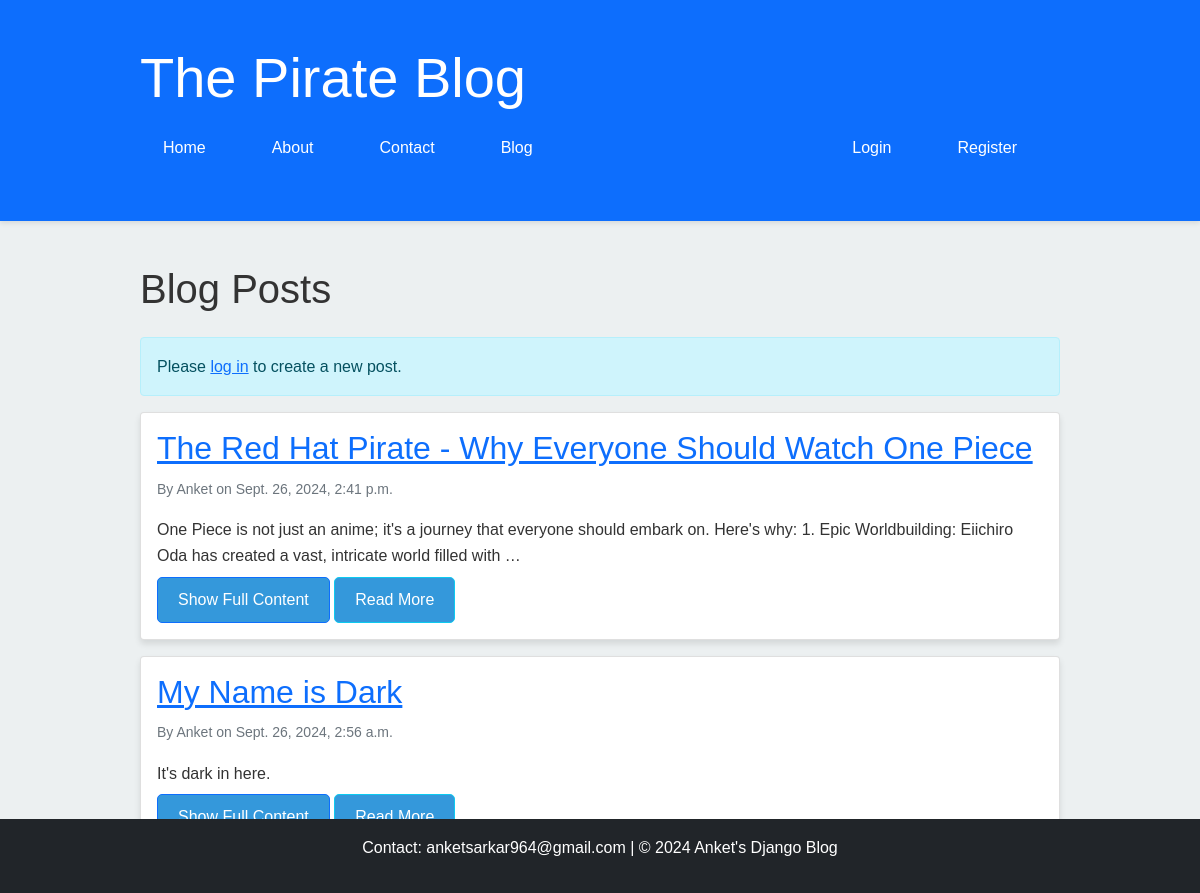
Screenshot of /blog/ with the database file from the repository.
### myapp/models.py (models this page shows, shortened)
class BlogPost(models.Model):
    title = models.CharField(max_length=200)
    content = models.TextField()
    created_date = models.DateTimeField(default=timezone.now)
    published_date = models.DateTimeField(blank=True, null=True)
    author = models.ForeignKey(User, on_delete=models.CASCADE, default=get_default_user)

### myapp/views.py (the view)
# urls.py: path('blog/', views.post_list, name='post_list'),
def post_list(request):
    posts = BlogPost.objects.filter(published_date__lte=timezone.now()).order_by('-published_date')
    return render(request, 'blog/post_list.html', {'posts': posts})

### myapp/templates/blog/post_list.html (shortened to what this page needs)
{% extends 'base.html' %}
{% block content %}
    <h1 class="mb-4">Blog Posts</h1>
    {% if user.is_authenticated %}
        <a href="{% url 'post_new' %}" class="btn btn-success mb-3">Create New Post</a>
    {% else %}
        <p class="alert alert-info">Please <a href="{% url 'login' %}">log in</a> to create a new post.</p>
    {% endif %}
    {% for post in posts %}
        <div class="card mb-3">
            <div class="card-body">
                <h2 class="card-title"><a href="{% url 'post_detail' pk=post.pk %}">{{ post.title }}</a></h2>
                <p class="card-text">
                    <small class="text-muted">By {{ post.author.username }} on {{ post.published_date }}</small>
                </p>
                <div id="post-content-{{ post.id }}">
                    {{ post.content|truncatewords:30 }}
                </div>
                <button class="btn btn-primary mt-2" id="toggle-button-{{ post.id }}" onclick="toggleContent({{ post.id }})">
                    Show Full Content
                </button>
                <a href="{% url 'post_detail' pk=post.pk %}" class="btn btn-info mt-2">Read More</a>
            </div>
        </div>
    {% empty %}
        <p class="alert alert-warning">No posts available.</p>
    {% endfor %}
{% endblock %}

### myapp/templates/base.html (shortened to what this page needs)
<!DOCTYPE html>
<html lang="en">
<head>
    {% load static %}
    <link href="https://cdn.jsdelivr.net/npm/bootstrap@5.1.3/dist/css/bootstrap.min.css" rel="stylesheet">
    <link rel="stylesheet" href="{% static 'css/styles.css' %}">
    <link href="https://cdn.jsdelivr.net/npm/bootstrap@5.1.3/dist/css/bootstrap.min.css" rel="stylesheet">
    <link href="https://cdnjs.cloudflare.com/ajax/libs/font-awesome/6.0.0-beta3/css/all.min.css" rel="stylesheet">
    <link rel="stylesheet" href="{% static 'css/styles.css' %}">
    <link rel="stylesheet" href="https://cdnjs.cloudflare.com/ajax/libs/font-awesome/5.15.3/css/all.min.css">
</head>
<body>
    <header class="bg-primary text-white py-4">
        <div class="container">
            <h1 class="display-4">The Pirate Blog</h1>
            <nav class="navbar navbar-expand-lg navbar-dark">
                <ul class="navbar-nav">
                    <li class="nav-item"><a class="nav-link" href="{% url 'home' %}">Home</a></li>
                    <li class="nav-item"><a class="nav-link" href="{% url 'about' %}">About</a></li>
                    <li class="nav-item"><a class="nav-link" href="{% url 'contact' %}">Contact</a></li>
                    <li class="nav-item"><a class="nav-link" href="{% url 'post_list' %}">Blog</a></li>
                </ul>
                <ul class="navbar-nav ms-auto">
                    {% if user.is_authenticated %}
                        <li class="nav-item"><a class="nav-link" href="{% url 'profile' %}">Profile</a></li>
                        <li class="nav-item"><a class="nav-link" href="{% url 'logout' %}">Logout</a></li>
                    {% else %}
                        <li class="nav-item"><a class="nav-link" href="{% url 'login' %}">Login</a></li>
                        <li class="nav-item"><a class="nav-link" href="{% url 'register' %}">Register</a></li>
                    {% endif %}
                </ul>
            </nav>
        </div>
    </header>
    <main class="container mt-4">
        {% block content %}
        {% endblock %}
    </main>
    <footer class="bg-dark text-white text-center py-3 mt-5">
        <p>Contact: anketsarkar964@gmail.com | &copy; 2024 Anket's Django Blog</p>
    </footer>
</body>
</html>

### myapp/static/styles.css (style rules this page uses)
:root { --primary-color: #3498db; --secondary-color: #2c3e50; --text-color: #333; --background-color: #ecf0f1; }
body { font-family: 'Arial', sans-serif; line-height: 1.6; color: var(--text-color); background-color: var(--background-color); margin: 0; padding: 0; }
.container { width: 80%; margin: auto; overflow: hidden; padding: 20px; }
header { background-color: var(--primary-color); color: white; padding: 1rem 0; box-shadow: 0 2px 5px rgba(0,0,0,0.1); }
nav a { color: white; margin: 0 15px; text-decoration: none; }
nav ul { list-style-type: none; padding: 0; }
nav ul li { display: inline; margin-right: 20px; }
nav ul li a { color: white; text-decoration: none; font-weight: bold; transition: color 0.3s ease; }
footer { background-color: var(--secondary-color); color: white; text-align: center; padding: 1rem 0; position: relative; bottom: 0; width: 100%; }
.btn { display: inline-block; padding: 10px 20px; background-color: var(--primary-color); color: white; text-decoration: none; border-radius: 5px; transition: background-color 0.3s ease; }
body { font-family: 'Arial', sans-serif; line-height: 1.6; color: #333; }
.navbar-nav .nav-link { color: #fff !important; font-weight: 500; }
.card { box-shadow: 0 4px 6px rgba(0, 0, 0, 0.1); }
.card-title { color: #007bff; }
footer { position: absolute; bottom: 0; width: 100%; }
.navbar-nav .nav-link { color: #fff !important; font-weight: 500; transition: color 0.3s; }
.card { box-shadow: 0 4px 6px rgba(0, 0, 0, 0.1); transition: all 0.3s; }

### rows the page displays
BlogPost: title "The Red Hat Pirate - Why Everyone Should Watch One Piece", author.username "Anket", published_date "Sept. 26, 2024, 2:41 p.m.", content "One Piece is not just an anime; it's a journey that everyone should embark on. Here's why: 1. Epic Worldbuilding: Eiichiro Oda has created a vast, intricate world filled with …"
BlogPost: title "My Name is Dark", author.username "Anket", published_date "Sept. 26, 2024, 2:56 a.m.", content "It's dark in here."
